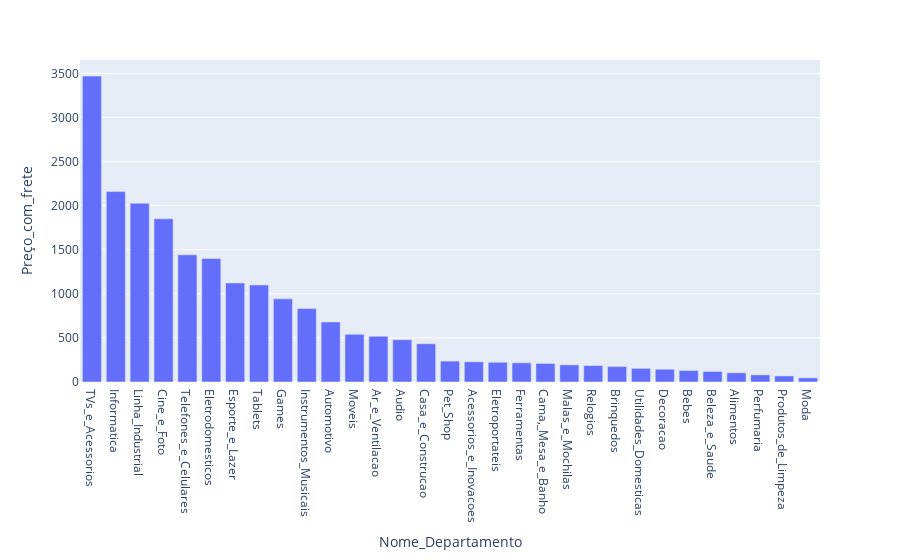

Notebook source saved alongside this figure:
### Code cell
#Gráfico de Renda Média por Canal de Venda (Colunas)
px.bar(precofrete_por_departamento, x = "Nome_Departamento", y = "Preço_com_frete")

### Figure 1 — Plotly figure (JSON) as saved in the notebook; plotly's stock layout.template omitted (floating-point values rounded to 4 significant figures)
{"data": [{"alignmentgroup": "True", "hovertemplate": "Nome_Departamento=%{x}<br>Preço_com_frete=%{y}<extra></extra>", "legendgroup": "", "marker": {"color": "#636efa", "pattern": {"shape": ""}}, "name": "", "offsetgroup": "", "orientation": "v", "showlegend": false, "textposition": "auto", "type": "bar", "x": ["TVs_e_Acessorios", "Informatica", "Linha_Industrial", "Cine_e_Foto", "Telefones_e_Celulares", "Eletrodomesticos", "Esporte_e_Lazer", "Tablets", "Games", "Instrumentos_Musicais", "Automotivo", "Moveis", "Ar_e_Ventilacao", "Audio", "Casa_e_Construcao", "Pet_Shop", "Acessorios_e_Inovacoes", "Eletroportateis", "Ferramentas", "Cama,_Mesa_e_Banho", "Malas_e_Mochilas", "Relogios", "Brinquedos", "Utilidades_Domesticas", "Decoracao", "Bebes", "Beleza_e_Saude", "Alimentos", "Perfumaria", "Produtos_de_Limpeza", "Moda"], "xaxis": "x", "y": [3469.0, 2160.0, 2027.0, 1851.0, 1442.0, 1401.0, 1123.0, 1100.0, 942.9, 834.6, 681.6, 541.0, 518.8, 480.4, 433.5, 237.3, 229.1, 223.8, 217.6, 210.7, 194.3, 186.9, 176.4, 155.0, 144.5, 130.9, 119.6, 104.2, 80.91, 68.79, 47.01], "yaxis": "y"}], "layout": {"barmode": "relative", "legend": {"tracegroupgap": 0}, "margin": {"t": 60}, "xaxis": {"anchor": "y", "domain": [0, 1], "title": {"text": "Nome_Departamento"}}, "yaxis": {"anchor": "x", "domain": [0, 1], "title": {"text": "Preço_com_frete"}}}}
